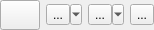
<ui version="4.0">
 <class>qSlicerMarkupsPlaceWidget</class>
 <widget class="qSlicerWidget" name="qSlicerMarkupsPlaceWidget">
  <property name="geometry">
   <rect>
    <x>0</x>
    <y>0</y>
    <width>151</width>
    <height>30</height>
   </rect>
  </property>
  <property name="sizePolicy">
   <sizepolicy hsizetype="Preferred" vsizetype="Preferred">
    <horstretch>0</horstretch>
    <verstretch>0</verstretch>
   </sizepolicy>
  </property>
  <property name="windowTitle">
   <string>放置标记</string>
  </property>
  <layout class="QHBoxLayout" name="horizontalLayout">
   <property name="margin">
    <number>0</number>
   </property>
   <item>
    <widget class="ctkColorPickerButton" name="ColorButton">
     <property name="sizePolicy">
      <sizepolicy hsizetype="Preferred" vsizetype="Preferred">
       <horstretch>0</horstretch>
       <verstretch>0</verstretch>
      </sizepolicy>
     </property>
     <property name="toolTip">
      <string>选择显示颜色。</string>
     </property>
     <property name="checkable">
      <bool>true</bool>
     </property>
     <property name="displayColorName">
      <bool>false</bool>
     </property>
    </widget>
   </item>
   <item>
    <widget class="QToolButton" name="PlaceButton">
     <property name="sizePolicy">
      <sizepolicy hsizetype="Preferred" vsizetype="Fixed">
       <horstretch>0</horstretch>
       <verstretch>0</verstretch>
      </sizepolicy>
     </property>
      <property name="popupMode">
        <enum>QToolButton::MenuButtonPopup</enum>
      </property>
      <property name="toolTip">
      <string>放置控制点</string>
     </property>
     <property name="text">
      <string>...</string>
     </property>
     <property name="icon">
      <iconset resource="../../../Resources/qSlicerMarkupsModule.qrc">
       <normaloff>:/Icons/MarkupsFiducialMouseModePlace.png</normaloff>:/Icons/MarkupsFiducialMouseModePlace.png</iconset>
     </property>
     <property name="checkable">
      <bool>true</bool>
     </property>
    </widget>
   </item>
   <item>
    <widget class="QToolButton" name="DeleteButton">
     <property name="sizePolicy">
      <sizepolicy hsizetype="Preferred" vsizetype="Fixed">
       <horstretch>0</horstretch>
       <verstretch>0</verstretch>
      </sizepolicy>
     </property>
     <property name="popupMode">
      <enum>QToolButton::MenuButtonPopup</enum>
     </property>
     <property name="toolTip">
      <string>删除最后添加的控制点</string>
     </property>
     <property name="text">
      <string>...</string>
     </property>
     <property name="icon">
      <iconset resource="../../../Resources/qSlicerMarkupsModule.qrc">
       <normaloff>:/Icons/MarkupsDelete.png</normaloff>:/Icons/MarkupsDelete.png</iconset>
     </property>
    </widget>
   </item>
   <item>
    <widget class="QToolButton" name="MoreButton">
     <property name="sizePolicy">
      <sizepolicy hsizetype="Preferred" vsizetype="Fixed">
       <horstretch>0</horstretch>
       <verstretch>0</verstretch>
      </sizepolicy>
     </property>
     <property name="toolTip">
      <string>点击获取更多选项</string>
     </property>
     <property name="text">
      <string>...</string>
     </property>
     <property name="icon">
      <iconset resource="../../../../../../Libs/MRML/Widgets/Resources/qMRMLWidgets.qrc">
       <normaloff>:/Icons/SliceMoreOptions.png</normaloff>:/Icons/SliceMoreOptions.png</iconset>
     </property>
     <property name="popupMode">
      <enum>QToolButton::InstantPopup</enum>
     </property>
    </widget>
   </item>
  </layout>
  <action name="ActionPlacePersistentPoint">
   <property name="checkable">
    <bool>true</bool>
   </property>
   <property name="text">
    <string>放置多个控制点</string>
   </property>
   <property name="toolTip">
    <string>放置多个控制点</string>
   </property>
  </action>
  <action name="ActionDeleteAll">
   <property name="icon">
    <iconset resource="../../../Resources/qSlicerMarkupsModule.qrc">
     <normaloff>:/Icons/MarkupsDeleteAllRows.png</normaloff>:/Icons/MarkupsDeleteAllRows.png</iconset>
   </property>
   <property name="text">
    <string>删除所有控制点</string>
   </property>
   <property name="toolTip">
    <string>删除列表中的所有控制点</string>
   </property>
  </action>
  <action name="ActionUnsetLast">
   <property name="icon">
    <iconset resource="../../../Resources/qSlicerMarkupsModule.qrc">
     <normaloff>:/Icons/MarkupsUnset.png</normaloff>:/Icons/MarkupsUnset.png</iconset>
   </property>
    <property name="text">
    <string>清除最后控制点位置</string>
   </property>
   <property name="toolTip">
    <string>清除最后放置的控制点的位置（控制点不会被删除）。</string>
   </property>
  </action>
  <action name="ActionUnsetAll">
   <property name="icon">
    <iconset resource="../../../Resources/qSlicerMarkupsModule.qrc">
     <normaloff>:/Icons/MarkupsUnsetAll.png</normaloff>:/Icons/MarkupsUnsetAll.png
    </iconset>
   </property>
   <property name="text">
    <string>清除所有控制点位置</string>
   </property>
   <property name="toolTip">
    <string>清除列表中所有控制点的位置（控制点不会被删除）。</string>
   </property>
  </action>
  <action name="ActionVisibility">
   <property name="icon">
    <iconset resource="../../../../../../Base/QTGUI/Resources/qSlicerBaseQTGUI.qrc">
     <normaloff>:/Icons/Small/SlicerInvisible.png</normaloff>
     <normalon>:/Icons/Small/SlicerVisible.png</normalon>:/Icons/Small/SlicerInvisible.png</iconset>
   </property>
   <property name="text">
    <string>可见性</string>
   </property>
   <property name="toolTip">
    <string>切换标记可见性</string>
   </property>
  </action>
  <action name="ActionLocked">
   <property name="icon">
    <iconset resource="../../../../../../Base/QTGUI/Resources/qSlicerBaseQTGUI.qrc">
     <normaloff>:/Icons/Small/SlicerUnlock.png</normaloff>
     <normalon>:/Icons/Small/SlicerLock.png</normalon>:/Icons/Small/SlicerUnlock.png</iconset>
   </property>
   <property name="text">
    <string>锁定</string>
   </property>
   <property name="toolTip">
    <string>切换控制点位置锁定</string>
   </property>
  </action>
  <action name="ActionFixedNumberOfControlPoints">
   <property name="icon">
    <iconset resource="../../../../../../Base/QTGUI/Resources/qSlicerBaseQTGUI.qrc">
     <normaloff>:/Icons/Small/SlicerPointNumberUnlock.png</normaloff>
     <normalon>:/Icons/Small/SlicerPointNumberLock.png</normalon>:/Icons/Small/SlicerPointNumberUnlock.png</iconset>
   </property>
   <property name="text">
    <string>控制点数量锁定</string>
   </property>
   <property name="toolTip">
    <string>切换控制点数量锁定。如果锁定，则无法添加或删除控制点。可以取消设置控制点的位置，而不是删除。</string>
   </property>
  </action>
 </widget>
 <customwidgets>
  <customwidget>
   <class>qSlicerWidget</class>
   <extends>QWidget</extends>
   <header>qSlicerWidget.h</header>
   <container>1</container>
  </customwidget>
  <customwidget>
   <class>ctkColorPickerButton</class>
   <extends>QPushButton</extends>
   <header>ctkColorPickerButton.h</header>
  </customwidget>
 </customwidgets>
 <resources>
  <include location="../../../../../../Libs/MRML/Widgets/Resources/qMRMLWidgets.qrc" />
  <include location="../../../Resources/qSlicerMarkupsModule.qrc" />
  <include location="../../../../../../Base/QTGUI/Resources/qSlicerBaseQTGUI.qrc" />
 </resources>
 <connections />
</ui>
